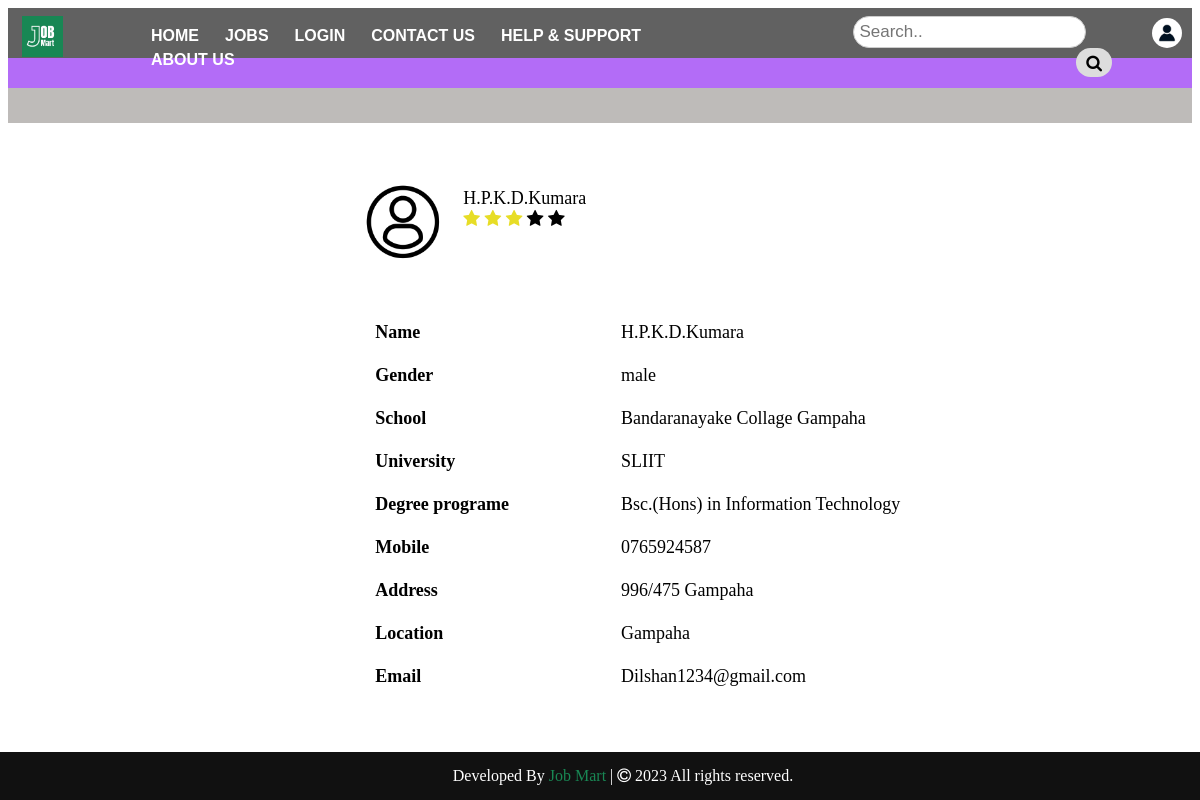
Screenshot of /php/profile.php with the database file from the repository.
### tables this page shows
CREATE TABLE `job_seeker` (
  `id` int NOT NULL AUTO_INCREMENT,
  `name` varchar(45) DEFAULT NULL,
  `school` varchar(45) DEFAULT NULL,
  `university` varchar(45) DEFAULT NULL,
  `degreeProgram` varchar(45) DEFAULT NULL,
  `mobile` char(10) DEFAULT NULL,
  `address` varchar(255) DEFAULT NULL,
  `location` varchar(45) DEFAULT NULL,
  `email` varchar(45) DEFAULT NULL,
  `gender_id` int NOT NULL,
  PRIMARY KEY (`id`),
  KEY `fk_job_seeker_gender_idx` (`gender_id`),
  CONSTRAINT `fk_job_seeker_gender` FOREIGN KEY (`gender_id`) REFERENCES `gender` (`id`)
);

### php/profile.php (the view, shortened to what this page needs)
<?php
$servername = "localhost";
$username = "root";
$password = "12345";
$database = "job_post";
$dbconn = new mysqli($servername, $username, $password, $database);
$query = "select id,name,(select name from gender where id = gender_id) as gender,school,university,degreeProgram,mobile,address,location,email from job_seeker   where id=1";
$result = $dbconn->query($query);
$name = '';
if ($result) {
    $data = $result->fetch_assoc();
    $name = $data['name'];
    $gender = $data['gender'];
    $school = $data['school'];
    $university = $data['university'];
    $degreeProgram = $data['degreeProgram'];
    $mobile = $data['mobile'];
    $address = $data['address'];
    $location = $data['location'];
    $email = $data['email'];
}
?>
<html>
<head>
    <link rel="stylesheet" href="../CSS/profile.css">
    <link rel="stylesheet" href="https://cdnjs.cloudflare.com/ajax/libs/font-awesome/4.7.0/css/font-awesome.min.css">
</head>
<body>
<header>
    <div class="nav-logo">
        <div class="logo">
            <img src="../Images/J%20(4).png" alt="Logo">
        </div>
        <div class="navbar">
            <ul>
                <li><a href="/Users/a.ssaneef/Desktop/IWT homepage/first.html">HOME</a></li>
                <li><a href="#">JOBS</a></li>
                <li><a href="#">LOGIN</a></li>
                <li><a href="#">CONTACT US</a></li>
                <li><a href="#">HELP & SUPPORT</a></li>
                <li><a href="#">ABOUT US</a></li>
            </ul>
        </div>
        <div class="search-bar">
            <form action="/action_page.php">
                <input type="text" placeholder="Search.." name="search">
                <button type="submit"><i class="fa fa-search"></i></button>
            </form>
        </div>
        <div class="user">
            <a href="#"><img src="../Images/user.jpeg" alt="Avatar"></a>
        </div>
    </div>
    <div class="head1"></div>
    <div class="head2"></div>
</header>
<div class="profiledata">
    <div class="profile loading-row">
        <div class="Profileimage">
            <img src="../Images/Profile.png" alt="Profile" height="100%" width="100%">
        </div>
        <div class="profileName">
                <span class="abc">H.P.K.D.Kumara</span>
            <span class="fa fa-star checked"></span>
            <span class="fa fa-star checked"></span>
            <span class="fa fa-star checked"></span>
            <span class="fa fa-star"></span>
            <span class="fa fa-star"></span>
        </div>
    </div>
    <table class="profile_content" id="myTable">
        <tr class="loading-row">
            <td>Name</td>
            <td><?php echo $name; ?></td>
        </tr>
        <tr class="loading-row">
            <td>Gender</td>
            <td><?php echo $gender; ?>
            </td>
        </tr>
        <tr class="loading-row">
            <td>School</td>
            <td><?php echo $school; ?></td>
        </tr>
        <tr class="loading-row">
            <td>University</td>
            <td><?php echo $university; ?></td>
        </tr>
        <tr class="loading-row">
            <td>Degree programe</td>
            <td><?php echo $degreeProgram; ?></td>
        </tr>
        <tr class="loading-row">
            <td>Mobile</td>
            <td><?php echo $mobile; ?></td>
        </tr>
        <tr class="loading-row">
            <td>Address</td>
            <td>9<?php echo $address; ?></td>
        </tr>
        <tr class="loading-row">
            <td>Location</td>
            <td><?php echo $location; ?></td>
        </tr>
        <tr class="loading-row">
            <td>Email</td>
            <td><?php echo $email; ?></td>
        </tr>
    </table>
</div>
<footer>
    <div class="footer">
            <span>Developed By <a href="">Job Mart</a> | <span class="fa fa-copyright"></span> 2023 All rights
                reserved.</span>
    </div>
</footer>
</body>
</html>

### css/profile.css (style rules this page uses)
.head1 { background-color: rgb(179, 108, 247); width: 100%; height: 30px; padding: 0; }
.head2 { background-color: rgb(190, 187, 185); width: 100%; height: 35px; text-align: left; font-size: 18px; color: #616161; padding: 0; }
tr td:nth-child(1) { padding-right: 10rem; font-weight: bold; }
.profiledata { padding-left: 30%; padding-top: 5%; padding-bottom: 7%; }
.profileimage { width: 5rem; height: 5rem; }
.profile { padding-bottom: 3rem; display: grid; width: 100px; grid-template-columns: 6fr 6fr; grid-column-gap: 20px; grid-row-gap: 20px; justify-items: stretch; align-items: stretch; }
.profileName { font-size: large; padding-top: 5%; }
.footer { background: #111; padding: 15px 23px; color: #fff; text-align: center; position: fixed; left: 0; bottom: 0; width: 100%; color: white; }
.checked { color: #e7dd26; }
.footer span a { color: #198754; text-decoration: none; }
.nav-logo { display: flex; background-color: #616161; padding-left: 14px; height: 50px; }
.nav-logo .logo img { padding-top: 8px; height: 41px; }
.nav-logo .navbar { list-style-type: none; padding-left: 30px; }
.nav-logo .navbar ul li { display: inline; float: left; padding-left: 10px; text-decoration: none; font-weight: bold; font-family: Arial, Helvetica, sans-serif; align-items: center; }
.nav-logo .navbar li a { display: block; color: white; text-align: center; text-decoration: none; padding: 3px 8px; }
.nav-logo .search-bar { float: right; margin-left: 120px; padding-top: 8px; }
.nav-logo .search-bar input[type=text] { padding: 6px; font-size: 17px; border: none; }
.nav-logo .search-bar button { float: right; padding: 6px 10px; background: #ddd; font-size: 17px; border: none; cursor: pointer; }
.nav-logo .user img { padding: 10px; border-radius: 50%; width: 30px; margin-left: 30px; }
.nav-logo .search-bar input[type=text] { padding: 5px; font-size: 17px; border: none; border: 1px solid #ccc; border-radius: 20px; }
.nav-logo .search-bar button { float: right; padding: 6px 10px; background: #ddd; font-size: 17px; border: none; cursor: pointer; border-radius: 20px; }
.profile_content tr td { padding: 10px; font-size: 18px; }
.profile_content tr td:nth-child(2) { width: 500px; padding-left: 100px; }
.loading-row { animation: slideIn 0.5s ease-out; }

### rows the page displays
job_seeker: name "H.P.K.D.Kumara", school "Bandaranayake Collage Gampaha", university "SLIIT", degreeProgram "Bsc.(Hons) in Information Technology", mobile "0765924587", address "96/475 Gampaha", location "Gampaha", email "Dilshan1234@gmail.com"

### other values shown
$gender "male"
